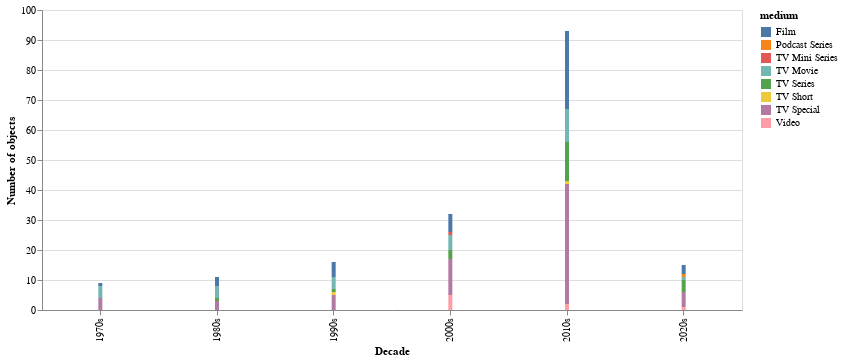

Write notebook code for a chart like this one.
### Code cell
# ALL MEDIA TYPES BY DECADE
media_by_decade = definitive_snl.copy()
media_by_decade['year_start'] = media_by_decade['year_start'].astype('string')
media_by_decade = media_by_decade.dropna(subset=['year_start'])
for idx, row in media_by_decade.iterrows():
    media_by_decade.at[idx, 'decade'] = row.year_start[:3] + '0s'
media_by_decade.head()

media_by_decade['medium'] = media_by_decade['medium'].apply(eval)
for idx, row in media_by_decade.iterrows():
    media_by_decade.at[idx, 'medium'] = "|".join(map(str,row.medium))

media_by_decade.head()

media_by_decade_unique = media_by_decade.groupby(['decade','medium']).size().reset_index(name="count")


# Create a stacked bar chart
alt.Chart(media_by_decade_unique).mark_bar(size=4).encode(
    
    # Year on the X axis
    x=alt.X('decade:N', axis=alt.Axis(format='c', title='Decade')),
    
    # Number of objects on the Y axis
    y=alt.Y('count:Q', title='Number of objects'),
    
    # Color according to the type
    color='medium:N',
    
    # Details on hover
    tooltip=[alt.Tooltip('medium:N', title='Medium'), alt.Tooltip('decade:N', title='Decade'), alt.Tooltip('count:Q', title='Count', format=',')]
).properties(width=700)


#media_by_decade_unique

### Figure 1 — Vega-Lite specification as saved in the notebook (floating-point values rounded to 4 significant figures)
{"config": {"view": {"continuousWidth": 400, "continuousHeight": 300}}, "data": {"name": "data-f2fbc694e6f22fdaac20e74a3e5f8538"}, "mark": {"type": "bar", "size": 4}, "encoding": {"color": {"type": "nominal", "field": "medium"}, "tooltip": [{"type": "nominal", "field": "medium", "title": "Medium"}, {"type": "nominal", "field": "decade", "title": "Decade"}, {"type": "quantitative", "field": "count", "format": ",", "title": "Count"}], "x": {"type": "nominal", "axis": {"format": "c", "title": "Decade"}, "field": "decade"}, "y": {"type": "quantitative", "field": "count", "title": "Number of objects"}}, "width": 700, "$schema": "https://vega.github.io/schema/vega-lite/v4.8.1.json", "datasets": {"data-f2fbc694e6f22fdaac20e74a3e5f8538": [{"decade": "1970s", "medium": "Film", "count": 1}, {"decade": "1970s", "medium": "TV Movie", "count": 4}, {"decade": "1970s", "medium": "TV Special", "count": 4}, {"decade": "1980s", "medium": "Film", "count": 3}, {"decade": "1980s", "medium": "TV Movie", "count": 4}, {"decade": "1980s", "medium": "TV Series", "count": 1}, {"decade": "1980s", "medium": "TV Special", "count": 3}, {"decade": "1990s", "medium": "Film", "count": 5}, {"decade": "1990s", "medium": "TV Movie", "count": 4}, {"decade": "1990s", "medium": "TV Series", "count": 1}, {"decade": "1990s", "medium": "TV Short", "count": 1}, {"decade": "1990s", "medium": "TV Special", "count": 5}, {"decade": "2000s", "medium": "Film", "count": 6}, {"decade": "2000s", "medium": "TV Mini Series", "count": 1}, {"decade": "2000s", "medium": "TV Movie", "count": 5}, {"decade": "2000s", "medium": "TV Series", "count": 3}, {"decade": "2000s", "medium": "TV Special", "count": 12}, {"decade": "2000s", "medium": "Video", "count": 5}, {"decade": "2010s", "medium": "Film", "count": 26}, {"decade": "2010s", "medium": "TV Movie", "count": 11}, {"decade": "2010s", "medium": "TV Series", "count": 13}, {"decade": "2010s", "medium": "TV Short", "count": 1}, {"decade": "2010s", "medium": "TV Special", "count": 40}, {"decade": "2010s", "medium": "Video", "count": 2}, {"decade": "2020s", "medium": "Film", "count": 3}, {"decade": "2020s", "medium": "Podcast Series", "count": 1}, {"decade": "2020s", "medium": "TV Movie", "count": 1}, {"decade": "2020s", "medium": "TV Series", "count": 4}, {"decade": "2020s", "medium": "TV Special", "count": 5}, {"decade": "2020s", "medium": "Video", "count": 1}]}}
